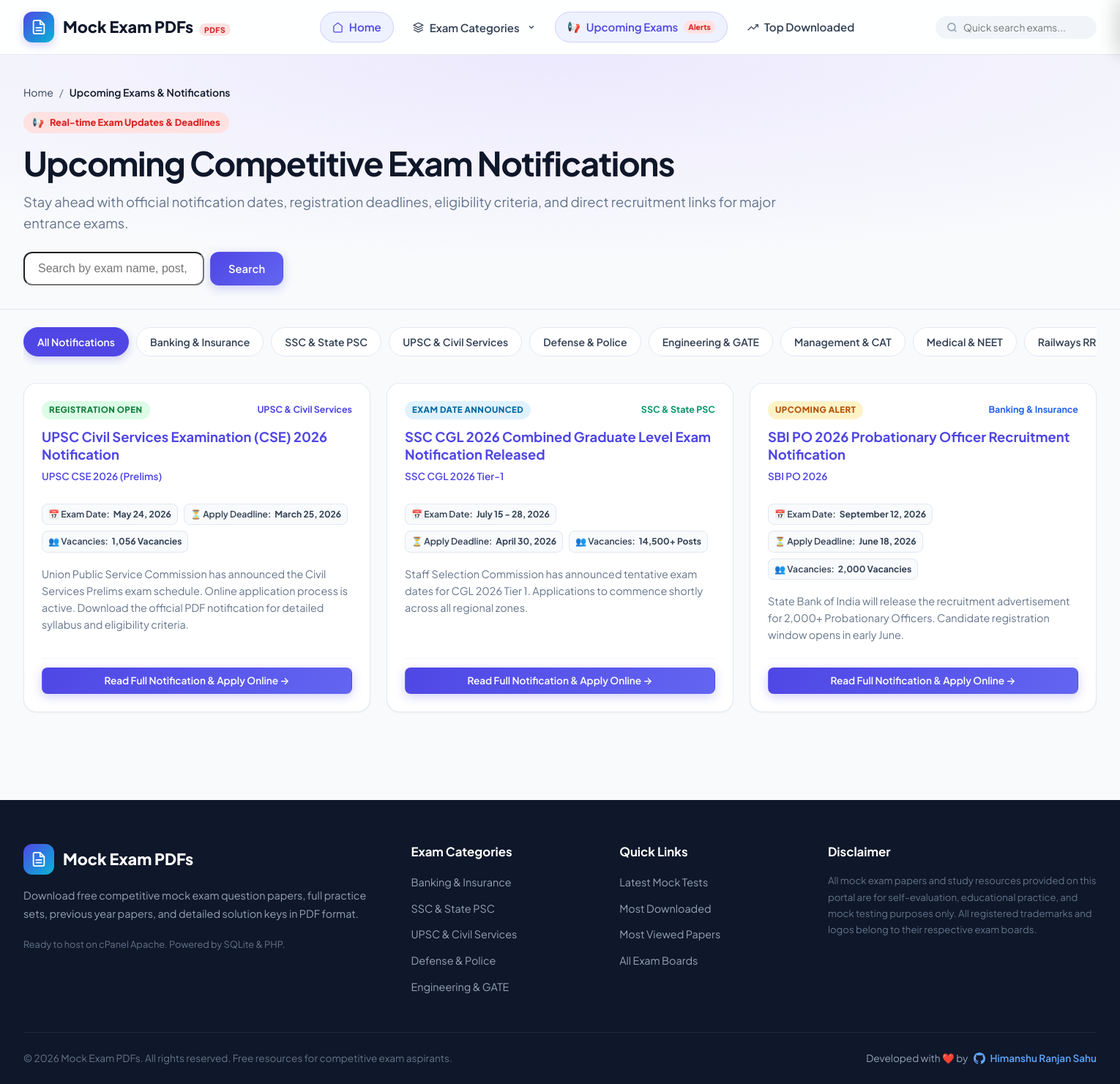
Page /upcoming-exams.php on the committed database.
### tables this page shows
CREATE TABLE categories (
            id INTEGER PRIMARY KEY AUTOINCREMENT,
            name TEXT NOT NULL,
            slug TEXT UNIQUE NOT NULL,
            description TEXT,
            color TEXT DEFAULT '#4f46e5',
            icon TEXT DEFAULT 'file-text',
            created_at DATETIME DEFAULT CURRENT_TIMESTAMP
        );

CREATE TABLE exam_notifications (
        id INTEGER PRIMARY KEY AUTOINCREMENT,
        title TEXT NOT NULL,
        exam_name TEXT NOT NULL,
        category_id INTEGER,
        exam_date TEXT,
        application_deadline TEXT,
        total_vacancies TEXT,
        official_link TEXT,
        notification_pdf TEXT,
        notification_pdf_name TEXT,
        details TEXT,
        badge_tag TEXT DEFAULT "Registration Open",
        is_active INTEGER DEFAULT 1,
        created_at DATETIME DEFAULT CURRENT_TIMESTAMP, slug TEXT, content TEXT, meta_title TEXT, meta_description TEXT, meta_keywords TEXT, views_count INTEGER DEFAULT 0,
        FOREIGN KEY (category_id) REFERENCES categories(id) ON DELETE SET NULL
    );

### includes/functions.php (called while the page is built, shortened)
<?php
require_once __DIR__ . '/db.php';
function e(?string $str): string {
    return htmlspecialchars((string)$str, ENT_QUOTES, 'UTF-8');
}
function get_base_url(): string {
    $isHttps = (!empty($_SERVER['HTTPS']) && $_SERVER['HTTPS'] !== 'off')
        || (isset($_SERVER['HTTP_X_FORWARDED_PROTO']) && $_SERVER['HTTP_X_FORWARDED_PROTO'] === 'https')
        || (isset($_SERVER['SERVER_PORT']) && $_SERVER['SERVER_PORT'] == 443);
    $protocol = $isHttps ? 'https://' : 'http://';
    $host = $_SERVER['HTTP_HOST'] ?? 'localhost';
    $scriptName = $_SERVER['SCRIPT_NAME'] ?? '';
    $dirName = str_replace('\\', '/', dirname($scriptName));
    $dirName = preg_replace('~/(admin|includes)$~', '', $dirName);
    $dirName = rtrim($dirName, '/');
    return $protocol . $host . $dirName;
}
function url(string $path = ''): string {
    $base = get_base_url();
    $path = ltrim($path, '/');
    return $base . ($path !== '' ? '/' . $path : '');
}
function category_url(string $slug): string {
    return url('category.php?slug=' . urlencode($slug));
}
function get_setting(string $key, string $default = ''): string {
    global $pdo;
    static $settingsCache = null;
    if ($settingsCache === null) {
        $stmt = $pdo->query("SELECT key, value FROM settings");
        $settingsCache = $stmt->fetchAll(PDO::FETCH_KEY_PAIR) ?: [];
    }
    return $settingsCache[$key] ?? $default;
}
function get_categories(): array {
    global $pdo;
    $sql = "
        SELECT c.*, COUNT(p.id) AS post_count
        FROM categories c
        LEFT JOIN posts p ON c.id = p.category_id AND p.status = 'published'
        GROUP BY c.id
        ORDER BY post_count DESC, c.name ASC
    ";
    return $pdo->query($sql)->fetchAll();
}
function exam_url(string $slug): string {
    return url('exam.php?slug=' . urlencode($slug));
}

### upcoming-exams.php (the view, shortened to what this page needs)
<?php
require_once __DIR__ . '/includes/functions.php';
$currentCat = $_GET['cat'] ?? null;
$search = trim($_GET['q'] ?? '');
$where = ["n.is_active = 1"];
$params = [];
$whereClause = "WHERE " . implode(" AND ", $where);
$sql = "
    SELECT n.*, c.name AS category_name, c.color AS category_color, c.slug AS category_slug
    FROM exam_notifications n
    LEFT JOIN categories c ON n.category_id = c.id
    $whereClause
    ORDER BY n.created_at DESC
";
$stmt = $pdo->prepare($sql);
$stmt->execute($params);
$notifications = $stmt->fetchAll();
$categories = get_categories();
$siteName = get_setting('site_name', 'Mock Exam PDFs');
require_once __DIR__ . '/includes/header.php';
?>
<section class="post-header-section">
    <div class="container">
        <nav class="breadcrumb">
            <a href="<?= url() ?>">Home</a>
            <span>/</span>
            <span style="color: var(--text-dark); font-weight: 600;">Upcoming Exams & Notifications</span>
        </nav>
        <div style="display: inline-flex; align-items: center; gap: 8px; background: #fee2e2; color: #dc2626; font-size: 0.8rem; font-weight: 800; padding: 4px 12px; border-radius: var(--radius-pill); margin-bottom: 12px;">
            <span style="animation: pulse 2s infinite;">📢</span>
            <span>Real-time Exam Updates & Deadlines</span>
        </div>
        <h1 style="margin-bottom: 10px;">Upcoming Competitive Exam Notifications</h1>
        <p style="font-size: 1.15rem; color: var(--text-muted); max-width: 1100px; line-height: 1.6;">
            Stay ahead with official notification dates, registration deadlines, eligibility criteria, and direct recruitment links for major entrance exams.
        </p>
        <form method="GET" action="" style="max-width: 800px; margin-top: 24px; display: flex; gap: 8px;">
            <input
                type="text"
                name="q"
                value="<?= e($search) ?>"
                placeholder="Search by exam name, post, or organization..."
                class="form-control"
                style="padding: 12px 18px; border-radius: var(--radius-md); font-size: 1rem;"
            >
            <button type="submit" class="btn btn-primary" style="padding: 12px 24px;">Search</button>
        </form>
    </div>
</section>
<section class="container" style="padding-top: 24px; padding-bottom: 60px;">
    <div class="category-scroll" style="margin-bottom: 24px;">
        <a href="<?= url('upcoming-exams.php') ?>" class="category-pill <?= empty($currentCat) ? 'active' : '' ?>">
            <span>All Notifications</span>
        </a>
        <?php foreach ($categories as $cat): ?>
            <a href="<?= url('upcoming-exams.php?cat=' . urlencode($cat['slug'])) ?>" class="category-pill <?= ($currentCat === $cat['slug']) ? 'active' : '' ?>">
                <span><?= e($cat['name']) ?></span>
            </a>
        <?php endforeach; ?>
    </div>
    <?php if (empty($notifications)): ?>
        <div style="text-align: center; padding: 60px 20px; background: #ffffff; border-radius: var(--radius-lg); border: 1px dashed var(--border-subtle); margin-top: 20px;">
            <div style="font-size: 3.5rem; margin-bottom: 12px;">🔔</div>
            <h3>No Exam Notifications Found</h3>
            <p style="color: var(--text-muted); margin: 8px 0 20px;">Check back shortly for new competitive exam updates.</p>
            <a href="<?= url('upcoming-exams.php') ?>" class="btn btn-primary">View All Upcoming Exams</a>
        </div>
    <?php else: ?>
        <div class="notif-grid" style="grid-template-columns: repeat(auto-fill, minmax(360px, 1fr));">
            <?php foreach ($notifications as $notif):
                $tagClass = strtolower(preg_replace('/[^a-zA-Z0-9]+/', '-', $notif['badge_tag']));
            ?>
                <div class="notif-card" style="padding: 24px;">
                    <div class="notif-card-top">
                        <span class="notif-tag tag-<?= $tagClass ?>">
                            <?= e($notif['badge_tag']) ?>
                        </span>
                        <?php if (!empty($notif['category_name'])): ?>
                            <span style="font-size: 0.78rem; font-weight: 700; color: <?= e($notif['category_color']) ?>;">
                                <?= e($notif['category_name']) ?>
                            </span>
                        <?php endif; ?>
                    </div>
                    <h3 class="notif-card-title" style="font-size: 1.15rem;">
                        <a href="<?= exam_url($notif['slug']) ?>"><?= e($notif['title']) ?></a>
                    </h3>
                    <div class="notif-exam-name" style="font-size: 0.85rem;"><?= e($notif['exam_name']) ?></div>
                    <div class="notif-pills" style="margin: 14px 0 18px;">
                        <?php if (!empty($notif['exam_date'])): ?>
                            <div class="notif-pill-item">
                                <span>📅 Exam Date:</span>
                                <strong><?= e($notif['exam_date']) ?></strong>
                            </div>
                        <?php endif; ?>
                        <?php if (!empty($notif['application_deadline'])): ?>
                            <div class="notif-pill-item">
                                <span>⏳ Apply Deadline:</span>
                                <strong><?= e($notif['application_deadline']) ?></strong>
                            </div>
                        <?php endif; ?>
                        <?php if (!empty($notif['total_vacancies'])): ?>
                            <div class="notif-pill-item">
                                <span>👥 Vacancies:</span>
                                <strong><?= e($notif['total_vacancies']) ?></strong>
                            </div>
                        <?php endif; ?>
                    </div>
                    <p class="notif-desc" style="font-size: 0.9rem; line-height: 1.6; margin-bottom: 20px;">
                        <?= e($notif['details']) ?>
                    </p>
                    <div class="notif-card-actions">
                        <a href="<?= exam_url($notif['slug']) ?>" class="btn btn-primary btn-sm" style="width: 100%;">
                            <span>Read Full Notification & Apply Online →</span>
                        </a>
                    </div>
                </div>
            <?php endforeach; ?>
        </div>
    <?php endif; ?>
</section>
<?php require_once __DIR__ . '/includes/footer.php'; ?>

### includes/header.php (shortened to what this page needs)
<?php
require_once __DIR__ . '/functions.php';
$siteName = get_setting('site_name', 'Mock Exam PDFs');
?>
<!DOCTYPE html>
<html lang="en">
<head>
    <link rel="stylesheet" href="<?= url('assets/css/style.css') ?>?v=<?= time() ?>">
</head>
<body>
<header class="site-header">
    <div class="container">
        <nav class="navbar">
            <a href="<?= url() ?>" class="nav-brand">
                <div class="brand-icon">
                </div>
                <span><?= e($siteName) ?> <span class="brand-badge">PDFs</span></span>
            </a>
            <ul class="nav-links">
                <li>
                    <a href="<?= url() ?>" class="nav-link <?= empty($_GET['cat']) && empty($_GET['order']) ? 'active' : '' ?>">
                        <svg width="15" height="15" viewBox="0 0 24 24" fill="none" stroke="currentColor" stroke-width="2"><path d="M3 9l9-7 9 7v11a2 2 0 0 1-2 2H5a2 2 0 0 1-2-2z"></path></svg>
                        <span>Home</span>
                    </a>
                </li>
                <li class="nav-item-dropdown">
                    <button class="nav-link nav-dropdown-btn" id="categoryDropdownBtn" aria-expanded="false">
                        <svg width="15" height="15" viewBox="0 0 24 24" fill="none" stroke="currentColor" stroke-width="2"><polygon points="12 2 2 7 12 12 22 7 12 2"></polygon><polyline points="2 17 12 22 22 17"></polyline><polyline points="2 12 12 17 22 12"></polyline></svg>
                        <span>Exam Categories</span>
                        <svg class="dropdown-chevron" width="12" height="12" viewBox="0 0 24 24" fill="none" stroke="currentColor" stroke-width="2.5"><polyline points="6 9 12 15 18 9"></polyline></svg>
                    </button>
                </li>
                <li>
                    <a href="<?= url('upcoming-exams.php') ?>" class="nav-link <?= (basename($_SERVER['SCRIPT_NAME']) === 'upcoming-exams.php') ? 'active' : '' ?>">
                        <span style="display: inline-block; animation: pulse 2s infinite; font-size: 0.9rem;">📢</span>
                        <span>Upcoming Exams</span>
                        <span style="font-size: 0.65rem; background: #fee2e2; color: #dc2626; font-weight: 800; padding: 1px 6px; border-radius: 9999px;">Alerts</span>
                    </a>
                </li>
                <li>
                    <a href="<?= url('?order=downloads') ?>" class="nav-link <?= (($_GET['order'] ?? '') === 'downloads') ? 'active' : '' ?>">
                        <svg width="15" height="15" viewBox="0 0 24 24" fill="none" stroke="currentColor" stroke-width="2"><polyline points="23 6 13.5 15.5 8.5 10.5 1 18"></polyline><polyline points="17 6 23 6 23 12"></polyline></svg>
                        <span>Top Downloaded</span>
                    </a>
                </li>
            </ul>
            <div class="nav-actions">
                <form action="<?= url() ?>" method="GET" class="nav-quick-search">
                    <svg width="15" height="15" viewBox="0 0 24 24" fill="none" stroke="currentColor" stroke-width="2.5"><circle cx="11" cy="11" r="8"></circle><line x1="21" y1="21" x2="16.65" y2="16.65"></line></svg>
                    <input type="text" name="q" placeholder="Quick search exams..." value="<?= e($_GET['q'] ?? '') ?>">
                </form>
            </div>
        </nav>
    </div>
</header>
<main>

### includes/footer.php (shortened to what this page needs)
<?php
require_once __DIR__ . '/functions.php';
$siteName = get_setting('site_name', 'Mock Exam PDFs');
$siteDesc = get_setting('site_description', 'Free competitive mock exam question papers and practice sets with solutions.');
$footerText = get_setting('footer_text', '© ' . date('Y') . ' Mock Exam PDFs. All rights reserved.');
$categories = get_categories();
?>
</main>
<footer class="site-footer">
    <div class="container">
        <div class="footer-grid">
            <div class="footer-col">
                <div class="nav-brand" style="margin-bottom: 16px; color: #fff;">
                    <div class="brand-icon" style="box-shadow: none;">
                    </div>
                    <span><?= e($siteName) ?></span>
                </div>
                <p><?= e($siteDesc) ?></p>
                <div style="margin-top: 16px;">
                    <span style="font-size: 0.8rem; color: #64748b;">Ready to host on cPanel Apache. Powered by SQLite & PHP.</span>
                </div>
            </div>
            <div class="footer-col">
                <h4>Exam Categories</h4>
                <ul class="footer-links">
                    <?php
                    $count = 0;
                    foreach ($categories as $cat):
                        if ($count++ >= 5) break;
                    ?>
                        <li><a href="<?= category_url($cat['slug']) ?>"><?= e($cat['name']) ?></a></li>
                    <?php endforeach; ?>
                </ul>
            </div>
            <div class="footer-col">
                <h4>Quick Links</h4>
                <ul class="footer-links">
                    <li><a href="<?= url() ?>">Latest Mock Tests</a></li>
                    <li><a href="<?= url('?order=downloads') ?>">Most Downloaded</a></li>
                    <li><a href="<?= url('?order=views') ?>">Most Viewed Papers</a></li>
                    <li><a href="<?= url('#categories') ?>">All Exam Boards</a></li>
                </ul>
            </div>
            <div class="footer-col">
                <h4>Disclaimer</h4>
                <p style="font-size: 0.825rem; color: #64748b;">
                    All mock exam papers and study resources provided on this portal are for self-evaluation, educational practice, and mock testing purposes only. All registered trademarks and logos belong to their respective exam boards.
                </p>
            </div>
        </div>
        <div class="footer-bottom">
            <div><?= e($footerText) ?></div>
            <div style="font-size: 0.85rem; color: #94a3b8; display: flex; align-items: center; gap: 8px; flex-wrap: wrap;">
                <span>Developed with ❤️ by</span>
                <a href="https://github.com/himanshu-hivecorp" target="_blank" rel="noopener noreferrer" style="color: #60a5fa; font-weight: 600; display: inline-flex; align-items: center; gap: 6px; text-decoration: none;">
                    Himanshu Ranjan Sahu
                </a>
            </div>
        </div>
    </div>
</footer>
</body>
</html>

### rows in the picture
categories: name "Banking & Insurance"
categories: name "SSC & State PSC"
categories: name "UPSC & Civil Services"
categories: name "Defense & Police"
categories: name "Engineering & GATE"
categories: name "Management & CAT"
categories: name "Medical & NEET"
categories: name "Railways…"
exam_notifications: badge_tag "REGISTRATION OPEN", category.name "UPSC & Civil Services", title "UPSC Civil Services Examination (CSE) 2026 Notification", exam_name "UPSC CSE 2026 (Prelims)", exam_date "May 24, 2026", application_deadline "March 25, 2026", total_vacancies "1,056 Vacancies", details "Union Public Service Commission has announced the Civil Services Prelims exam schedule. Online application process is active. Download the official PDF notification for detailed syllabus and eligibility criteria."
exam_notifications: badge_tag "EXAM DATE ANNOUNCED", category.name "SSC & State PSC", title "SSC CGL 2026 Combined Graduate Level Exam Notification Released", exam_name "SSC CGL 2026 Tier-1", exam_date "July 15 - 28, 2026", application_deadline "April 30, 2026", total_vacancies "14,500+ Posts", details "Staff Selection Commission has announced tentative exam dates for CGL 2026 Tier 1. Applications to commence shortly across all regional zones."
exam_notifications: badge_tag "UPCOMING ALERT", category.name "Banking & Insurance", title "SBI PO 2026 Probationary Officer Recruitment Notification", exam_name "SBI PO 2026", exam_date "September 12, 2026", application_deadline "June 18, 2026", total_vacancies "2,000 Vacancies", details "State Bank of India will release the recruitment advertisement for 2,000+ Probationary Officers. Candidate registration window opens in early June."

### other values in the picture
$siteName "Mock Exam PDFs"
$siteDesc "Download free competitive mock exam question papers, full practice sets, previous year papers, and detailed solution keys in PDF format."
$footerText "© 2026 Mock Exam PDFs. All rights reserved. Free resources for competitive exam aspirants."
